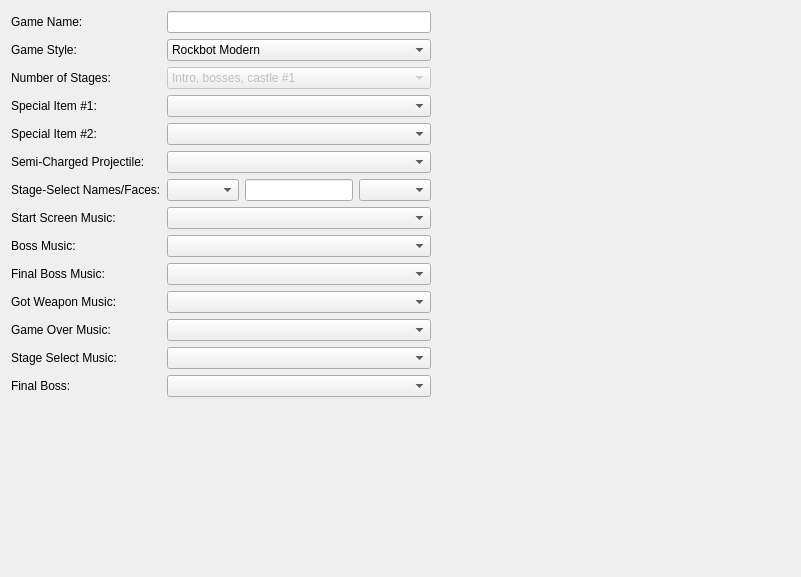
<?xml version="1.0" encoding="UTF-8"?>
<ui version="4.0">
 <class>game_properties_tab</class>
 <widget class="QWidget" name="game_properties_tab">
  <property name="geometry">
   <rect>
    <x>0</x>
    <y>0</y>
    <width>801</width>
    <height>577</height>
   </rect>
  </property>
  <property name="windowTitle">
   <string>Form</string>
  </property>
  <layout class="QHBoxLayout" name="horizontalLayout">
   <item>
    <layout class="QGridLayout" name="gridLayout_2">
     <item row="5" column="1">
      <widget class="QComboBox" name="semicharged_shot_combo"/>
     </item>
     <item row="15" column="0">
      <spacer name="verticalSpacer">
       <property name="orientation">
        <enum>Qt::Vertical</enum>
       </property>
       <property name="sizeHint" stdset="0">
        <size>
         <width>20</width>
         <height>40</height>
        </size>
       </property>
      </spacer>
     </item>
     <item row="5" column="0">
      <widget class="QLabel" name="label_3">
       <property name="text">
        <string>Semi-Charged Projectile:</string>
       </property>
      </widget>
     </item>
     <item row="3" column="1">
      <widget class="QComboBox" name="special_item1_combo"/>
     </item>
     <item row="1" column="0">
      <widget class="QLabel" name="label_8">
       <property name="text">
        <string>Game Style:</string>
       </property>
      </widget>
     </item>
     <item row="2" column="1">
      <widget class="QComboBox" name="stageNumber_comboBox">
       <property name="enabled">
        <bool>false</bool>
       </property>
       <item>
        <property name="text">
         <string>Intro, bosses, castle #1</string>
        </property>
       </item>
       <item>
        <property name="text">
         <string>Intro, 8 bosses, 5 castle #1, 5 castle #2</string>
        </property>
       </item>
      </widget>
     </item>
     <item row="11" column="0">
      <widget class="QLabel" name="label_9">
       <property name="text">
        <string>Got Weapon Music:</string>
       </property>
      </widget>
     </item>
     <item row="0" column="0">
      <widget class="QLabel" name="label_5">
       <property name="text">
        <string>Game Name:</string>
       </property>
      </widget>
     </item>
     <item row="7" column="1">
      <widget class="QComboBox" name="gameStartMusic_comboBox"/>
     </item>
     <item row="14" column="0">
      <widget class="QLabel" name="label_20">
       <property name="text">
        <string>Final Boss:</string>
       </property>
      </widget>
     </item>
     <item row="6" column="1">
      <layout class="QHBoxLayout" name="horizontalLayout_2">
       <item>
        <widget class="QComboBox" name="stagefaces_stage_combo"/>
       </item>
       <item>
        <widget class="QLineEdit" name="bossName_lineEdit">
         <property name="maxLength">
          <number>8</number>
         </property>
        </widget>
       </item>
       <item>
        <widget class="QComboBox" name="stagefaces_face_combo">
         <property name="iconSize">
          <size>
           <width>32</width>
           <height>32</height>
          </size>
         </property>
        </widget>
       </item>
      </layout>
     </item>
     <item row="4" column="1">
      <widget class="QComboBox" name="special_item2_combo"/>
     </item>
     <item row="7" column="0">
      <widget class="QLabel" name="label_13">
       <property name="text">
        <string>Start Screen Music:</string>
       </property>
      </widget>
     </item>
     <item row="11" column="1">
      <widget class="QComboBox" name="gotWeaponMusic_comboBox"/>
     </item>
     <item row="0" column="1">
      <widget class="QLineEdit" name="lineEdit">
       <property name="maxLength">
        <number>30</number>
       </property>
      </widget>
     </item>
     <item row="12" column="1">
      <widget class="QComboBox" name="gameOverMusic_comboBox"/>
     </item>
     <item row="1" column="1">
      <widget class="QComboBox" name="gameStyle_comboBox">
       <property name="enabled">
        <bool>true</bool>
       </property>
       <item>
        <property name="text">
         <string>Rockbot Modern</string>
        </property>
       </item>
       <item>
        <property name="text">
         <string>8 bits MM</string>
        </property>
       </item>
      </widget>
     </item>
     <item row="13" column="0">
      <widget class="QLabel" name="label_11">
       <property name="text">
        <string>Stage Select Music:</string>
       </property>
      </widget>
     </item>
     <item row="14" column="1">
      <widget class="QComboBox" name="finalBoss_comboBox"/>
     </item>
     <item row="6" column="0">
      <widget class="QLabel" name="label_4">
       <property name="text">
        <string>Stage-Select Names/Faces:</string>
       </property>
      </widget>
     </item>
     <item row="10" column="0">
      <widget class="QLabel" name="label_7">
       <property name="text">
        <string>Final Boss Music:</string>
       </property>
      </widget>
     </item>
     <item row="4" column="0">
      <widget class="QLabel" name="label_2">
       <property name="text">
        <string>Special Item #2:</string>
       </property>
      </widget>
     </item>
     <item row="12" column="0">
      <widget class="QLabel" name="label_10">
       <property name="text">
        <string>Game Over Music:</string>
       </property>
      </widget>
     </item>
     <item row="8" column="1">
      <widget class="QComboBox" name="bossMusic_comboBox"/>
     </item>
     <item row="8" column="0">
      <widget class="QLabel" name="label_6">
       <property name="text">
        <string>Boss Music:</string>
       </property>
      </widget>
     </item>
     <item row="13" column="1">
      <widget class="QComboBox" name="stageSelectMusic_comboBox"/>
     </item>
     <item row="10" column="1">
      <widget class="QComboBox" name="finalBossMusic_comboBox"/>
     </item>
     <item row="2" column="0">
      <widget class="QLabel" name="label_12">
       <property name="text">
        <string>Number of Stages:</string>
       </property>
      </widget>
     </item>
     <item row="3" column="0">
      <widget class="QLabel" name="label">
       <property name="text">
        <string>Special Item #1:</string>
       </property>
      </widget>
     </item>
    </layout>
   </item>
   <item>
    <spacer name="horizontalSpacer_2">
     <property name="orientation">
      <enum>Qt::Horizontal</enum>
     </property>
     <property name="sizeHint" stdset="0">
      <size>
       <width>40</width>
       <height>20</height>
      </size>
     </property>
    </spacer>
   </item>
   <item>
    <spacer name="horizontalSpacer">
     <property name="orientation">
      <enum>Qt::Horizontal</enum>
     </property>
     <property name="sizeHint" stdset="0">
      <size>
       <width>40</width>
       <height>20</height>
      </size>
     </property>
    </spacer>
   </item>
  </layout>
 </widget>
 <resources/>
 <connections/>
</ui>
